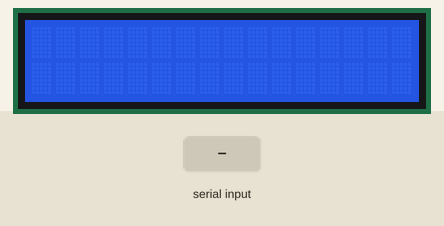
Recording of a sketch running on a simulated Arduino Uno, built with avr-gcc and run on an emulated ATmega328P. Shown: 16×2 character LCD. Inputs (shaded band) come from the test bench. What the sketch prints to the serial monitor is not drawn.

Above: at 1.2 s.
1.3 s: "1" received over Serial
At 3.3 s:
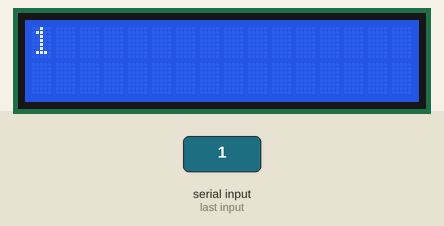
3.8 s: "0" received over Serial
At 5.2 s:
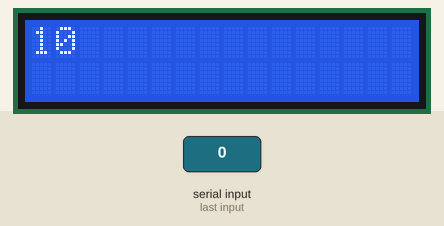
6.3 s: "2" received over Serial
At 8.3 s:
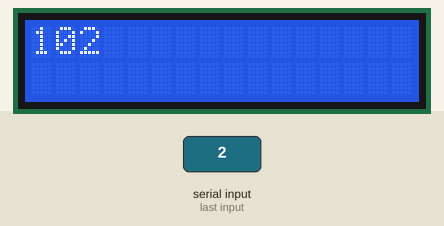
Timing chart, 0 to 9.8 s (numbered marks = the images above; inputs shaded):
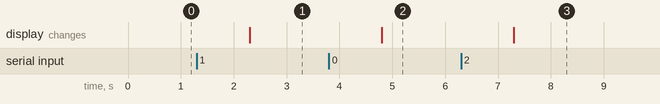

Measured:
- after the input at 1.3 s, the display: changes after 1.0 s (image 1)
- after the input at 3.8 s, the display: changes after 1.0 s (image 2)
- after the input at 6.3 s, the display: changes after 1.0 s (image 3)

The sketch:

sketch_dec1a.ino
```cpp
/*
  *receiver code
*/
#include <LiquidCrystal.h>
const short int rs = 12 , en = 11 , D4 = 5 , D5 = 4 , D6 = 3 , D7 = 2;
LiquidCrystal lcd(rs,en,D4,D5,D6,D7);
#define ready 'r'
String str;
void setup() {
  // put your setup code here, to run once:
  Serial.begin(9600);
  lcd.begin(16,2);
  lcd.clear();
}

void loop() {
  // put your main code here, to run repeatedly:
  Serial.print(ready); //I am ready to receive messages
  while(Serial.available() < 1)
    ;

  lcd.print(Serial.readString());
  delay(100);
}
```
